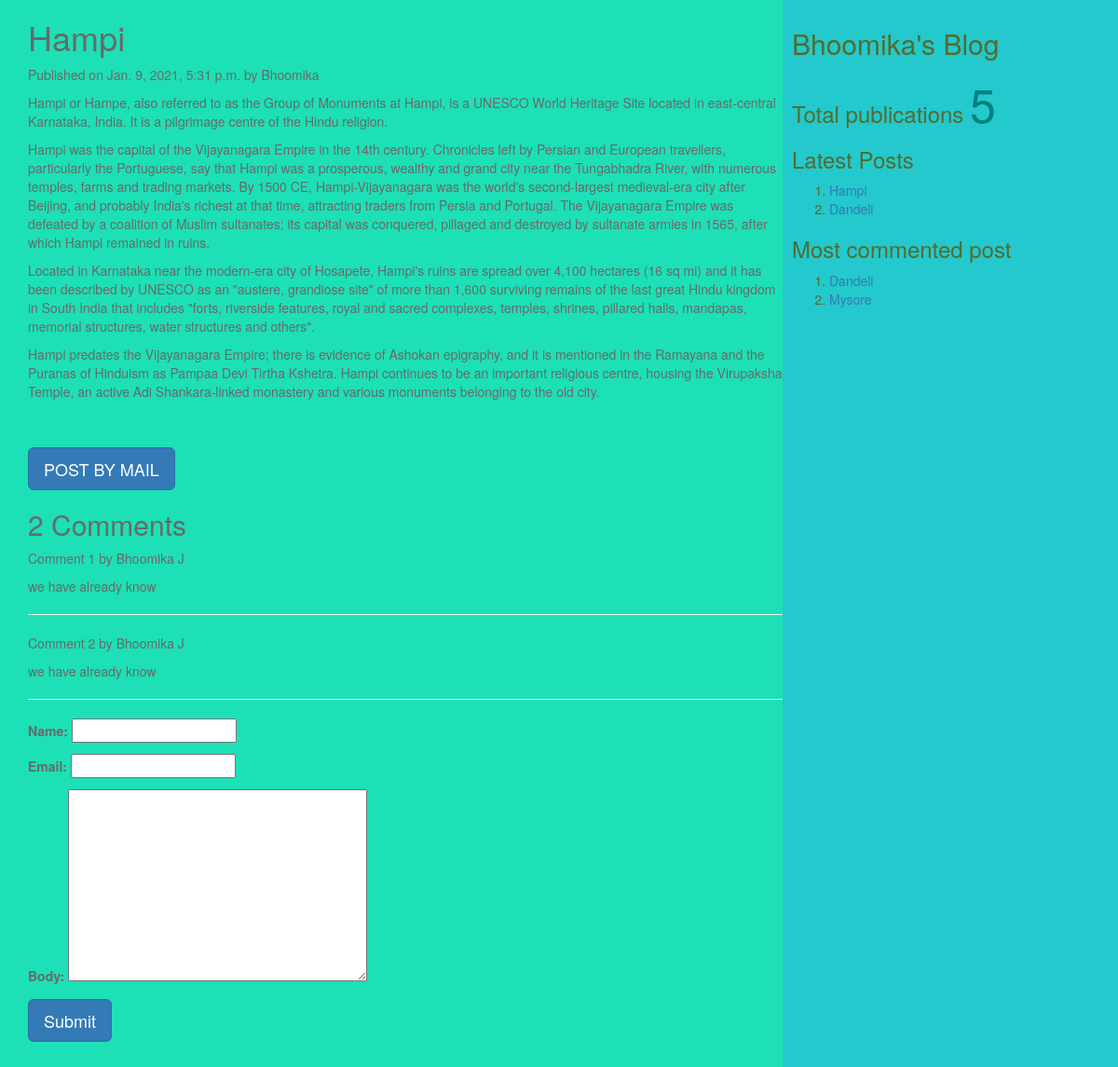
Screenshot of /2021/01/09/hampi/ with the database file from the repository.
### myApp/models.py (models this page shows, shortened)
class Post(models.Model):
    tags=TaggableManager()
    STATUS_CHOICE=(('draft','Draft'),('published','Published'))
    title=models.CharField(max_length=200)
    slug=models.SlugField(max_length=50,unique_for_date='publish')
    author=models.ForeignKey(User,related_name='blog_posts',on_delete=models.CASCADE)
    body=models.TextField()
    publish=models.DateTimeField(default=timezone.now)
    created=models.DateTimeField(auto_now_add=True)
    updates=models.DateTimeField(auto_now=True)
    status=models.CharField(max_length=20,choices=STATUS_CHOICE,default='draft')
    objects=CustomManager()
    class Meta:
        ordering=('-publish',)
    def get_absolute_url(self):
        return reverse('post_detail',args=[self.publish.year,self.publish.strftime('%m'),self.publish.strftime('%d'),self.slug])

class Comment(models.Model):
    post=models.ForeignKey(Post,related_name="comments",on_delete=models.CASCADE)
    name=models.CharField(max_length=50)
    email=models.EmailField()
    body=models.TextField()
    created=models.DateTimeField(auto_now_add=True)
    updates=models.DateTimeField(auto_now=True)
    active=models.BooleanField(default=True)
    class Meta:
        ordering=('created',)

### myApp/views.py (the view, shortened to what this page needs)
# urls.py: url(r'(?P<year>\d{4})/(?P<month>\d{2})/(?P<day>\d{2})/(?P<post>[-\w]+)/$',views.post_detail_view,name='post_detail'),
def post_detail_view(request,year,month,day,post):
    post=get_object_or_404(Post,slug=post,publish__year=year,publish__month=month,publish__day=day)
    comments=post.comments.filter(active=True)
    csubmit=False
    form=CommentForm()
    d={'post':post,'form':form,'csubmit':csubmit,'comments':comments}
    return render(request,'myApp/post_detail.html',d)

### myApp/forms.py
class CommentForm(forms.ModelForm):
    class Meta:
        model=Comment
        fields=('name','email','body')

### myApp/models.py (called while the page is built)
    def get_queryset(self):
        return super().get_queryset().filter(status='published')

### myApp/templatetags/mytags.py (called while the page is built)
@register.simple_tag
def total_posts():
    return Post.objects.count()

@register.inclusion_tag('myApp/latest_post.html')
def show_latest_posts(count=3):
    latest_posts=Post.objects.order_by('-publish')[:count]
    return {'latest_posts':latest_posts}

@register.simple_tag
def get_most_commented_posts(count=2):
    return Post.objects.annotate(total_comments=Count('comments')).order_by('-total_comments')[:count]

### templates/myApp/post_detail.html (shortened to what this page needs)
<html>
    {%extends 'myApp/parent.html'%}
        {%block content_block%}
        <h1>{{post.title}}</h1>
        <p>Published on {{post.publish}} by {{post.author|title}}</p>
        {{post.body|linebreaks}}<br><br>
        <a href="/{{post.id}}/share" class='btn btn-lg btn-primary'>POST BY MAIL</a>
        {%with comments.count as comments_count%}
        <h2>{{comments_count}} Comment{{comments_count|pluralize}} </h2>
        {%endwith%}
        {%if comments%}
         {%for c in comments%}
         <p>Comment {{forloop.counter}} by {{c.name}}</p>
         <div>{{c.body|linebreaks}}</div>
         <hr>
        {%endfor%}
        {%else%}
         <p style="color:blue;font-size:30px;font-style:bold;border-bottom:1px red solid">There are no comments</p>
        {%endif%}
        {%if csubmit%}
        <h1>Thank you....Your comment has been added successfully!!!!</h1>
        {%else%}
        <form method="post">
            {{form.as_p}}
            <input type="submit" class='btn btn-lg btn-primary' value="Submit">
        </form>
        {%endif%}
        {%endblock%}

### templates/myApp/parent.html (shortened to what this page needs)
<html>
{%load mytags%}
    <head>
        <link rel="stylesheet" href="https://maxcdn.bootstrapcdn.com/bootstrap/3.3.7/css/bootstrap.min.css">
    </head>
    <body>
        <div class="content" style="width:70%;float:left;background-color:1de0b6;color:dimgrey;height:300%;padding:0 0 0 30px">
            {%block content_block%}
            {%endblock%}
        </div>
        <div class="sidebar" style="width:30%;float:right;background-color:23c9cc;color:darkolivegreen;height:300%;padding:10px">
            <h2>Bhoomika's Blog</h2>
            <h3>Total publications
                <span style="color:teal;font-size:50px">
                    {%total_posts%}</span>
                    <h3>Latest Posts</h3>
                    {% show_latest_posts 2 %}
                    <h3>Most commented post</h3>
                    {% get_most_commented_posts as m%}
                    <ol>
                        {%for post in m%}
                        <li><a href="{{post.get_absolute_url}}">{{post.title}}</a></li>
                        {%endfor%}
                    </ol>
            </h3>
        </div>
    </body>
</html>

### templates/myApp/latest_post.html
<!DOCTYPE html>
<html lang="en" dir="ltr">
<body>
    <ol>
    {%for post in latest_posts%}
    <li><a href="{{post.get_absolute_url}}">{{post.title}}</a></li>
    {%endfor%}
    </ol>
</body>
</html>

### rows the page displays
Post: title "Hampi", publish "Jan. 9, 2021, 5:31 p.m.", author "Bhoomika", body "Hampi or Hampe, also referred to as the Group of Monuments at Hampi, is a UNESCO World Heritage Site located in east-central Karnataka, India. It is a pilgrimage centre of the Hindu religion. Hampi was the capital of the Vijayanagara Empire in the 14th century. Chronicles left by Persian and European travellers, particularly the Portuguese, say that Hampi was a prosperous, wealthy and grand city near the Tungabhadra River, with numerous temples, farms and trading markets. By 1500 CE, Hampi-Vijayanagara was the world's second-largest medieval-era city after Beijing, and probably India's richest at that time, attracting traders from Persia and Portugal. The Vijayanagara Empire was defeated by…"
Comment: name "Bhoomika J", body "we have already know"
Comment: name "Bhoomika J", body "we have already know"
Post: title "Dandeli"
Post: title "Mysore"

### other values shown
{{ comments_count }} "2"
